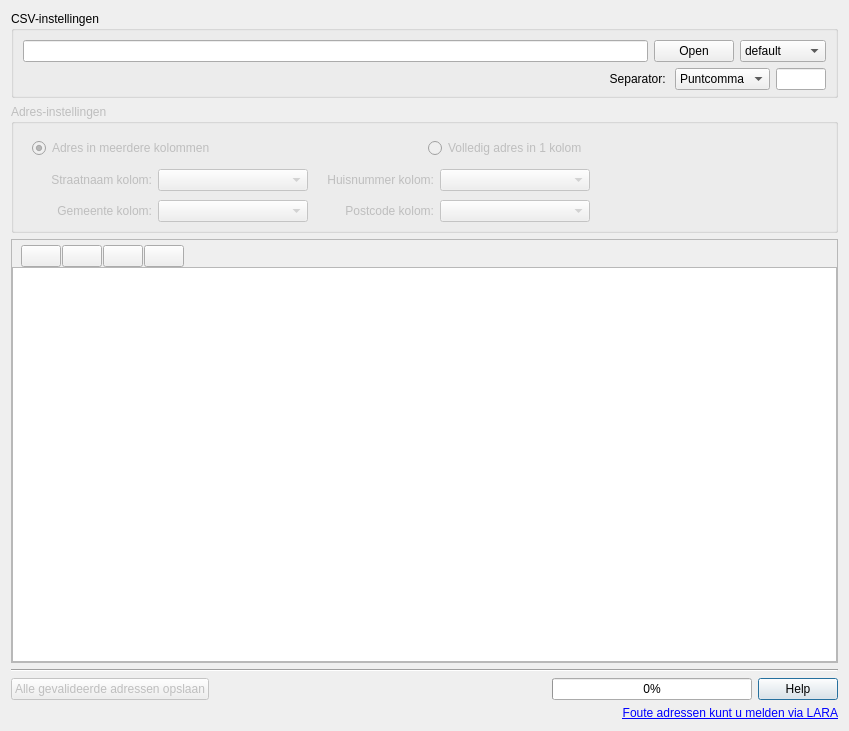
<?xml version="1.0" encoding="UTF-8"?>
<ui version="4.0">
 <author>Kay Warrie</author>
 <class>batchGeocodeDlg</class>
 <widget class="QDialog" name="batchGeocodeDlg">
  <property name="geometry">
   <rect>
    <x>0</x>
    <y>0</y>
    <width>849</width>
    <height>731</height>
   </rect>
  </property>
  <property name="contextMenuPolicy">
   <enum>Qt::DefaultContextMenu</enum>
  </property>
  <property name="windowTitle">
   <string>CSV-adresbestanden geocoderen</string>
  </property>
  <property name="windowIcon">
   <iconset resource="resources.qrc">
    <normaloff>:/svg/images/Bestand.svg</normaloff>:/svg/images/Bestand.svg</iconset>
  </property>
  <property name="windowOpacity">
   <double>1.000000000000000</double>
  </property>
  <property name="sizeGripEnabled">
   <bool>false</bool>
  </property>
  <layout class="QVBoxLayout" name="verticalLayout_3">
   <item>
    <widget class="QGroupBox" name="inputWgt">
     <property name="title">
      <string>CSV-instellingen</string>
     </property>
     <layout class="QVBoxLayout" name="verticalLayout">
      <property name="bottomMargin">
       <number>5</number>
      </property>
      <item>
       <layout class="QHBoxLayout" name="horizontalLayout">
        <item>
         <widget class="QLineEdit" name="inputTxt">
          <property name="enabled">
           <bool>true</bool>
          </property>
          <property name="minimumSize">
           <size>
            <width>200</width>
            <height>0</height>
           </size>
          </property>
         </widget>
        </item>
        <item>
         <widget class="QPushButton" name="inputBtn">
          <property name="sizePolicy">
           <sizepolicy hsizetype="Minimum" vsizetype="Fixed">
            <horstretch>0</horstretch>
            <verstretch>0</verstretch>
           </sizepolicy>
          </property>
          <property name="text">
           <string>Open</string>
          </property>
          <property name="autoDefault">
           <bool>false</bool>
          </property>
          <property name="default">
           <bool>false</bool>
          </property>
          <property name="flat">
           <bool>false</bool>
          </property>
         </widget>
        </item>
        <item>
         <widget class="QComboBox" name="codecBox">
          <property name="sizePolicy">
           <sizepolicy hsizetype="Minimum" vsizetype="Fixed">
            <horstretch>0</horstretch>
            <verstretch>0</verstretch>
           </sizepolicy>
          </property>
          <item>
           <property name="text">
            <string>default</string>
           </property>
          </item>
          <item>
           <property name="text">
            <string>ansi latin1</string>
           </property>
          </item>
          <item>
           <property name="text">
            <string>utf-8</string>
           </property>
          </item>
         </widget>
        </item>
       </layout>
      </item>
      <item>
       <layout class="QHBoxLayout" name="horizontalLayout_2">
        <item>
         <widget class="QLabel" name="label_1">
          <property name="sizePolicy">
           <sizepolicy hsizetype="Expanding" vsizetype="Maximum">
            <horstretch>0</horstretch>
            <verstretch>0</verstretch>
           </sizepolicy>
          </property>
          <property name="text">
           <string>Separator: </string>
          </property>
          <property name="alignment">
           <set>Qt::AlignRight|Qt::AlignTrailing|Qt::AlignVCenter</set>
          </property>
         </widget>
        </item>
        <item>
         <widget class="QComboBox" name="delimSelect">
          <property name="sizePolicy">
           <sizepolicy hsizetype="Minimum" vsizetype="Minimum">
            <horstretch>0</horstretch>
            <verstretch>0</verstretch>
           </sizepolicy>
          </property>
          <item>
           <property name="text">
            <string>Puntcomma</string>
           </property>
          </item>
          <item>
           <property name="text">
            <string>Comma</string>
           </property>
          </item>
          <item>
           <property name="text">
            <string>Tab</string>
           </property>
          </item>
          <item>
           <property name="text">
            <string>Ander: </string>
           </property>
          </item>
         </widget>
        </item>
        <item>
         <widget class="QLineEdit" name="delimEdit">
          <property name="sizePolicy">
           <sizepolicy hsizetype="Minimum" vsizetype="Fixed">
            <horstretch>0</horstretch>
            <verstretch>0</verstretch>
           </sizepolicy>
          </property>
          <property name="maximumSize">
           <size>
            <width>50</width>
            <height>16777215</height>
           </size>
          </property>
          <property name="text">
           <string/>
          </property>
          <property name="alignment">
           <set>Qt::AlignCenter</set>
          </property>
         </widget>
        </item>
       </layout>
      </item>
     </layout>
    </widget>
   </item>
   <item>
    <widget class="QGroupBox" name="adresWgt">
     <property name="enabled">
      <bool>false</bool>
     </property>
     <property name="sizePolicy">
      <sizepolicy hsizetype="Preferred" vsizetype="Preferred">
       <horstretch>0</horstretch>
       <verstretch>0</verstretch>
      </sizepolicy>
     </property>
     <property name="title">
      <string>Adres-instellingen</string>
     </property>
     <layout class="QVBoxLayout" name="verticalLayout_2">
      <property name="bottomMargin">
       <number>5</number>
      </property>
      <item>
       <widget class="QWidget" name="adresColWgt" native="true">
        <layout class="QHBoxLayout" name="chooseWgt">
         <property name="topMargin">
          <number>5</number>
         </property>
         <property name="bottomMargin">
          <number>5</number>
         </property>
         <item>
          <widget class="QRadioButton" name="multipleColChk">
           <property name="text">
            <string>Adres in meerdere kolommen</string>
           </property>
           <property name="checked">
            <bool>true</bool>
           </property>
          </widget>
         </item>
         <item>
          <widget class="QRadioButton" name="singleLineChk">
           <property name="text">
            <string>Volledig adres in 1 kolom</string>
           </property>
          </widget>
         </item>
        </layout>
       </widget>
      </item>
      <item>
       <widget class="QWidget" name="adresChooseWgt" native="true">
        <layout class="QGridLayout" name="gridLayout">
         <property name="topMargin">
          <number>0</number>
         </property>
         <property name="bottomMargin">
          <number>0</number>
         </property>
         <item row="0" column="0">
          <widget class="QLabel" name="adresColLbl">
           <property name="sizePolicy">
            <sizepolicy hsizetype="Fixed" vsizetype="Preferred">
             <horstretch>0</horstretch>
             <verstretch>0</verstretch>
            </sizepolicy>
           </property>
           <property name="minimumSize">
            <size>
             <width>120</width>
             <height>0</height>
            </size>
           </property>
           <property name="text">
            <string>Straatnaam kolom:</string>
           </property>
           <property name="alignment">
            <set>Qt::AlignRight|Qt::AlignTrailing|Qt::AlignVCenter</set>
           </property>
          </widget>
         </item>
         <item row="0" column="3">
          <widget class="QComboBox" name="huisnrSelect">
           <property name="sizePolicy">
            <sizepolicy hsizetype="Fixed" vsizetype="Preferred">
             <horstretch>0</horstretch>
             <verstretch>0</verstretch>
            </sizepolicy>
           </property>
           <property name="minimumSize">
            <size>
             <width>150</width>
             <height>0</height>
            </size>
           </property>
          </widget>
         </item>
         <item row="0" column="1">
          <widget class="QComboBox" name="adresColSelect">
           <property name="sizePolicy">
            <sizepolicy hsizetype="Fixed" vsizetype="Preferred">
             <horstretch>0</horstretch>
             <verstretch>0</verstretch>
            </sizepolicy>
           </property>
           <property name="minimumSize">
            <size>
             <width>150</width>
             <height>0</height>
            </size>
           </property>
          </widget>
         </item>
         <item row="0" column="4">
          <spacer name="horizontalSpacer_3">
           <property name="orientation">
            <enum>Qt::Horizontal</enum>
           </property>
           <property name="sizeHint" stdset="0">
            <size>
             <width>40</width>
             <height>20</height>
            </size>
           </property>
          </spacer>
         </item>
         <item row="0" column="2">
          <widget class="QLabel" name="huisnrLbl">
           <property name="sizePolicy">
            <sizepolicy hsizetype="Fixed" vsizetype="Preferred">
             <horstretch>0</horstretch>
             <verstretch>0</verstretch>
            </sizepolicy>
           </property>
           <property name="minimumSize">
            <size>
             <width>120</width>
             <height>0</height>
            </size>
           </property>
           <property name="text">
            <string> Huisnummer kolom:</string>
           </property>
           <property name="alignment">
            <set>Qt::AlignRight|Qt::AlignTrailing|Qt::AlignVCenter</set>
           </property>
          </widget>
         </item>
        </layout>
       </widget>
      </item>
      <item>
       <widget class="QWidget" name="gemeenteChooseWgt" native="true">
        <layout class="QGridLayout" name="gridLayout_2">
         <property name="topMargin">
          <number>3</number>
         </property>
         <property name="bottomMargin">
          <number>3</number>
         </property>
         <item row="1" column="1">
          <widget class="QComboBox" name="gemeenteColSelect">
           <property name="sizePolicy">
            <sizepolicy hsizetype="Fixed" vsizetype="Preferred">
             <horstretch>0</horstretch>
             <verstretch>0</verstretch>
            </sizepolicy>
           </property>
           <property name="minimumSize">
            <size>
             <width>150</width>
             <height>0</height>
            </size>
           </property>
          </widget>
         </item>
         <item row="1" column="0">
          <widget class="QLabel" name="gemeenteColLbl">
           <property name="sizePolicy">
            <sizepolicy hsizetype="Fixed" vsizetype="Preferred">
             <horstretch>0</horstretch>
             <verstretch>0</verstretch>
            </sizepolicy>
           </property>
           <property name="minimumSize">
            <size>
             <width>120</width>
             <height>0</height>
            </size>
           </property>
           <property name="text">
            <string>Gemeente kolom:</string>
           </property>
           <property name="alignment">
            <set>Qt::AlignRight|Qt::AlignTrailing|Qt::AlignVCenter</set>
           </property>
          </widget>
         </item>
         <item row="1" column="3">
          <widget class="QComboBox" name="pcColSelect">
           <property name="sizePolicy">
            <sizepolicy hsizetype="Fixed" vsizetype="Preferred">
             <horstretch>0</horstretch>
             <verstretch>0</verstretch>
            </sizepolicy>
           </property>
           <property name="minimumSize">
            <size>
             <width>150</width>
             <height>0</height>
            </size>
           </property>
          </widget>
         </item>
         <item row="1" column="2">
          <widget class="QLabel" name="pcColLbl">
           <property name="sizePolicy">
            <sizepolicy hsizetype="Fixed" vsizetype="Preferred">
             <horstretch>0</horstretch>
             <verstretch>0</verstretch>
            </sizepolicy>
           </property>
           <property name="minimumSize">
            <size>
             <width>120</width>
             <height>0</height>
            </size>
           </property>
           <property name="text">
            <string>Postcode kolom:</string>
           </property>
           <property name="alignment">
            <set>Qt::AlignRight|Qt::AlignTrailing|Qt::AlignVCenter</set>
           </property>
          </widget>
         </item>
         <item row="1" column="4">
          <spacer name="horizontalSpacer_4">
           <property name="orientation">
            <enum>Qt::Horizontal</enum>
           </property>
           <property name="sizeHint" stdset="0">
            <size>
             <width>40</width>
             <height>20</height>
            </size>
           </property>
          </spacer>
         </item>
        </layout>
       </widget>
      </item>
     </layout>
    </widget>
   </item>
   <item>
    <widget class="QFrame" name="tlFrame">
     <property name="frameShape">
      <enum>QFrame::StyledPanel</enum>
     </property>
     <property name="frameShadow">
      <enum>QFrame::Plain</enum>
     </property>
     <layout class="QVBoxLayout" name="verticalLayout_5">
      <property name="spacing">
       <number>0</number>
      </property>
      <property name="leftMargin">
       <number>0</number>
      </property>
      <property name="topMargin">
       <number>0</number>
      </property>
      <property name="rightMargin">
       <number>0</number>
      </property>
      <property name="bottomMargin">
       <number>0</number>
      </property>
      <item>
       <widget class="QFrame" name="toolFrame">
        <property name="frameShape">
         <enum>QFrame::NoFrame</enum>
        </property>
        <property name="frameShadow">
         <enum>QFrame::Sunken</enum>
        </property>
        <layout class="QHBoxLayout" name="horizontalLayout_5">
         <property name="spacing">
          <number>1</number>
         </property>
         <property name="topMargin">
          <number>5</number>
         </property>
         <property name="bottomMargin">
          <number>0</number>
         </property>
         <item>
          <widget class="QPushButton" name="validateBtn">
           <property name="sizePolicy">
            <sizepolicy hsizetype="Fixed" vsizetype="Fixed">
             <horstretch>0</horstretch>
             <verstretch>0</verstretch>
            </sizepolicy>
           </property>
           <property name="toolTip">
            <string>Valideer alle adressen</string>
           </property>
           <property name="text">
            <string/>
           </property>
           <property name="icon">
            <iconset resource="resources.qrc">
             <normaloff>:/plugins/geopunt4Qgis/images/validAll.png</normaloff>:/plugins/geopunt4Qgis/images/validAll.png</iconset>
           </property>
           <property name="autoDefault">
            <bool>false</bool>
           </property>
          </widget>
         </item>
         <item>
          <widget class="QPushButton" name="validateSelBtn">
           <property name="sizePolicy">
            <sizepolicy hsizetype="Fixed" vsizetype="Fixed">
             <horstretch>0</horstretch>
             <verstretch>0</verstretch>
            </sizepolicy>
           </property>
           <property name="toolTip">
            <string>Valideer selectie</string>
           </property>
           <property name="text">
            <string/>
           </property>
           <property name="icon">
            <iconset resource="resources.qrc">
             <normaloff>:/plugins/geopunt4Qgis/images/select.png</normaloff>:/plugins/geopunt4Qgis/images/select.png</iconset>
           </property>
           <property name="autoDefault">
            <bool>false</bool>
           </property>
          </widget>
         </item>
         <item>
          <widget class="QPushButton" name="zoomToSelBtn">
           <property name="sizePolicy">
            <sizepolicy hsizetype="Fixed" vsizetype="Fixed">
             <horstretch>0</horstretch>
             <verstretch>0</verstretch>
            </sizepolicy>
           </property>
           <property name="toolTip">
            <string>Zoom naar selectie</string>
           </property>
           <property name="text">
            <string/>
           </property>
           <property name="icon">
            <iconset resource="resources.qrc">
             <normaloff>:/plugins/geopunt4Qgis/images/binocularsSmall.png</normaloff>:/plugins/geopunt4Qgis/images/binocularsSmall.png</iconset>
           </property>
           <property name="autoDefault">
            <bool>false</bool>
           </property>
           <property name="default">
            <bool>false</bool>
           </property>
          </widget>
         </item>
         <item>
          <widget class="QPushButton" name="adresFromMapBtn">
           <property name="sizePolicy">
            <sizepolicy hsizetype="Fixed" vsizetype="Fixed">
             <horstretch>0</horstretch>
             <verstretch>0</verstretch>
            </sizepolicy>
           </property>
           <property name="toolTip">
            <string>Prik locatie op kaart</string>
           </property>
           <property name="text">
            <string/>
           </property>
           <property name="icon">
            <iconset resource="resources.qrc">
             <normaloff>:/plugins/geopunt4Qgis/images/prik.png</normaloff>:/plugins/geopunt4Qgis/images/prik.png</iconset>
           </property>
           <property name="autoDefault">
            <bool>false</bool>
           </property>
          </widget>
         </item>
         <item>
          <spacer name="horizontalSpacer">
           <property name="orientation">
            <enum>Qt::Horizontal</enum>
           </property>
           <property name="sizeHint" stdset="0">
            <size>
             <width>40</width>
             <height>20</height>
            </size>
           </property>
          </spacer>
         </item>
        </layout>
       </widget>
      </item>
      <item>
       <widget class="QTableWidget" name="outPutTbl">
        <property name="contextMenuPolicy">
         <enum>Qt::ActionsContextMenu</enum>
        </property>
        <property name="selectionMode">
         <enum>QAbstractItemView::ExtendedSelection</enum>
        </property>
        <property name="selectionBehavior">
         <enum>QAbstractItemView::SelectRows</enum>
        </property>
        <property name="sortingEnabled">
         <bool>true</bool>
        </property>
       </widget>
      </item>
     </layout>
    </widget>
   </item>
   <item>
    <widget class="Line" name="line">
     <property name="orientation">
      <enum>Qt::Horizontal</enum>
     </property>
    </widget>
   </item>
   <item>
    <widget class="QWidget" name="statusBar" native="true">
     <property name="autoFillBackground">
      <bool>false</bool>
     </property>
     <layout class="QHBoxLayout" name="horizontalLayout_8">
      <property name="leftMargin">
       <number>0</number>
      </property>
      <property name="topMargin">
       <number>0</number>
      </property>
      <property name="rightMargin">
       <number>0</number>
      </property>
      <property name="bottomMargin">
       <number>0</number>
      </property>
      <item>
       <widget class="QPushButton" name="addToMapKnop">
        <property name="enabled">
         <bool>false</bool>
        </property>
        <property name="text">
         <string>Alle gevalideerde adressen opslaan</string>
        </property>
        <property name="icon">
         <iconset resource="resources.qrc">
          <normaloff>:/plugins/geopunt4Qgis/images/addPointLayer.png</normaloff>:/plugins/geopunt4Qgis/images/addPointLayer.png</iconset>
        </property>
        <property name="checkable">
         <bool>false</bool>
        </property>
        <property name="autoDefault">
         <bool>false</bool>
        </property>
        <property name="default">
         <bool>false</bool>
        </property>
        <property name="flat">
         <bool>false</bool>
        </property>
       </widget>
      </item>
      <item>
       <spacer name="horizontalSpacer_5">
        <property name="orientation">
         <enum>Qt::Horizontal</enum>
        </property>
        <property name="sizeHint" stdset="0">
         <size>
          <width>40</width>
          <height>20</height>
         </size>
        </property>
       </spacer>
      </item>
      <item>
       <widget class="QProgressBar" name="statusProgress">
        <property name="sizePolicy">
         <sizepolicy hsizetype="Fixed" vsizetype="Fixed">
          <horstretch>0</horstretch>
          <verstretch>0</verstretch>
         </sizepolicy>
        </property>
        <property name="minimumSize">
         <size>
          <width>200</width>
          <height>0</height>
         </size>
        </property>
        <property name="maximum">
         <number>10</number>
        </property>
        <property name="value">
         <number>0</number>
        </property>
        <property name="textVisible">
         <bool>true</bool>
        </property>
        <property name="invertedAppearance">
         <bool>false</bool>
        </property>
        <property name="textDirection">
         <enum>QProgressBar::TopToBottom</enum>
        </property>
       </widget>
      </item>
      <item>
       <widget class="QDialogButtonBox" name="buttonBox">
        <property name="sizePolicy">
         <sizepolicy hsizetype="Maximum" vsizetype="Minimum">
          <horstretch>0</horstretch>
          <verstretch>0</verstretch>
         </sizepolicy>
        </property>
        <property name="orientation">
         <enum>Qt::Horizontal</enum>
        </property>
        <property name="standardButtons">
         <set>QDialogButtonBox::Help</set>
        </property>
       </widget>
      </item>
     </layout>
    </widget>
   </item>
   <item>
    <layout class="QHBoxLayout" name="horizontalLayout_3">
     <item>
      <widget class="QLabel" name="statusMsg">
       <property name="frameShape">
        <enum>QFrame::NoFrame</enum>
       </property>
       <property name="frameShadow">
        <enum>QFrame::Sunken</enum>
       </property>
       <property name="text">
        <string/>
       </property>
       <property name="alignment">
        <set>Qt::AlignRight|Qt::AlignTrailing|Qt::AlignVCenter</set>
       </property>
      </widget>
     </item>
     <item>
      <widget class="QLabel" name="laraLbl">
       <property name="text">
        <string>&lt;html&gt;&lt;head/&gt;&lt;body&gt;&lt;p&gt;&lt;a href=&quot;https://www.vlaanderen.be/digitaal-vlaanderen/onze-diensten-en-platformen/loket-voor-authentieke-registratie-lara&quot;&gt;&lt;span style=&quot; text-decoration: underline; color:#0000ff;&quot;&gt;Foute adressen kunt u melden via LARA&lt;/span&gt;&lt;/a&gt;&lt;/p&gt;&lt;/body&gt;&lt;/html&gt;</string>
       </property>
       <property name="alignment">
        <set>Qt::AlignBottom|Qt::AlignRight|Qt::AlignTrailing</set>
       </property>
       <property name="margin">
        <number>-1</number>
       </property>
       <property name="openExternalLinks">
        <bool>true</bool>
       </property>
       <property name="textInteractionFlags">
        <set>Qt::LinksAccessibleByKeyboard|Qt::LinksAccessibleByMouse</set>
       </property>
      </widget>
     </item>
    </layout>
   </item>
  </layout>
  <action name="actionAddValidToMap">
   <property name="icon">
    <iconset resource="resources.qrc">
     <normaloff>:/plugins/geopunt4Qgis/images/addPointLayer.png</normaloff>:/plugins/geopunt4Qgis/images/addPointLayer.png</iconset>
   </property>
   <property name="text">
    <string>Voeg alle valide adressen toe aan de kaart</string>
   </property>
  </action>
  <action name="actionValidateSelection">
   <property name="icon">
    <iconset resource="resources.qrc">
     <normaloff>:/plugins/geopunt4Qgis/images/select.png</normaloff>:/plugins/geopunt4Qgis/images/select.png</iconset>
   </property>
   <property name="text">
    <string>Valideer selectie</string>
   </property>
  </action>
  <action name="actionValidateAll">
   <property name="icon">
    <iconset resource="resources.qrc">
     <normaloff>:/plugins/geopunt4Qgis/images/validAll.png</normaloff>:/plugins/geopunt4Qgis/images/validAll.png</iconset>
   </property>
   <property name="text">
    <string>Valideer alle Adressen</string>
   </property>
  </action>
  <action name="actionZoomToSelection">
   <property name="icon">
    <iconset resource="resources.qrc">
     <normaloff>:/plugins/geopunt4Qgis/images/binocularsSmall.png</normaloff>:/plugins/geopunt4Qgis/images/binocularsSmall.png</iconset>
   </property>
   <property name="text">
    <string>Zoom naar selectie</string>
   </property>
  </action>
  <action name="adresFromMapAction">
   <property name="icon">
    <iconset resource="resources.qrc">
     <normaloff>:/plugins/geopunt4Qgis/images/prik.png</normaloff>:/plugins/geopunt4Qgis/images/prik.png</iconset>
   </property>
   <property name="text">
    <string>Prik locatie op Kaart</string>
   </property>
   <property name="toolTip">
    <string>Prik locatie op Kaart</string>
   </property>
  </action>
 </widget>
 <resources>
  <include location="resources.qrc"/>
 </resources>
 <connections>
  <connection>
   <sender>buttonBox</sender>
   <signal>rejected()</signal>
   <receiver>batchGeocodeDlg</receiver>
   <slot>reject()</slot>
   <hints>
    <hint type="sourcelabel">
     <x>552</x>
     <y>404</y>
    </hint>
    <hint type="destinationlabel">
     <x>270</x>
     <y>224</y>
    </hint>
   </hints>
  </connection>
  <connection>
   <sender>zoomToSelBtn</sender>
   <signal>clicked()</signal>
   <receiver>actionZoomToSelection</receiver>
   <slot>trigger()</slot>
   <hints>
    <hint type="sourcelabel">
     <x>107</x>
     <y>291</y>
    </hint>
    <hint type="destinationlabel">
     <x>-1</x>
     <y>-1</y>
    </hint>
   </hints>
  </connection>
  <connection>
   <sender>validateSelBtn</sender>
   <signal>clicked()</signal>
   <receiver>actionValidateSelection</receiver>
   <slot>trigger()</slot>
   <hints>
    <hint type="sourcelabel">
     <x>73</x>
     <y>291</y>
    </hint>
    <hint type="destinationlabel">
     <x>-1</x>
     <y>-1</y>
    </hint>
   </hints>
  </connection>
  <connection>
   <sender>adresFromMapBtn</sender>
   <signal>clicked()</signal>
   <receiver>adresFromMapAction</receiver>
   <slot>trigger()</slot>
   <hints>
    <hint type="sourcelabel">
     <x>141</x>
     <y>291</y>
    </hint>
    <hint type="destinationlabel">
     <x>-1</x>
     <y>-1</y>
    </hint>
   </hints>
  </connection>
 </connections>
</ui>
